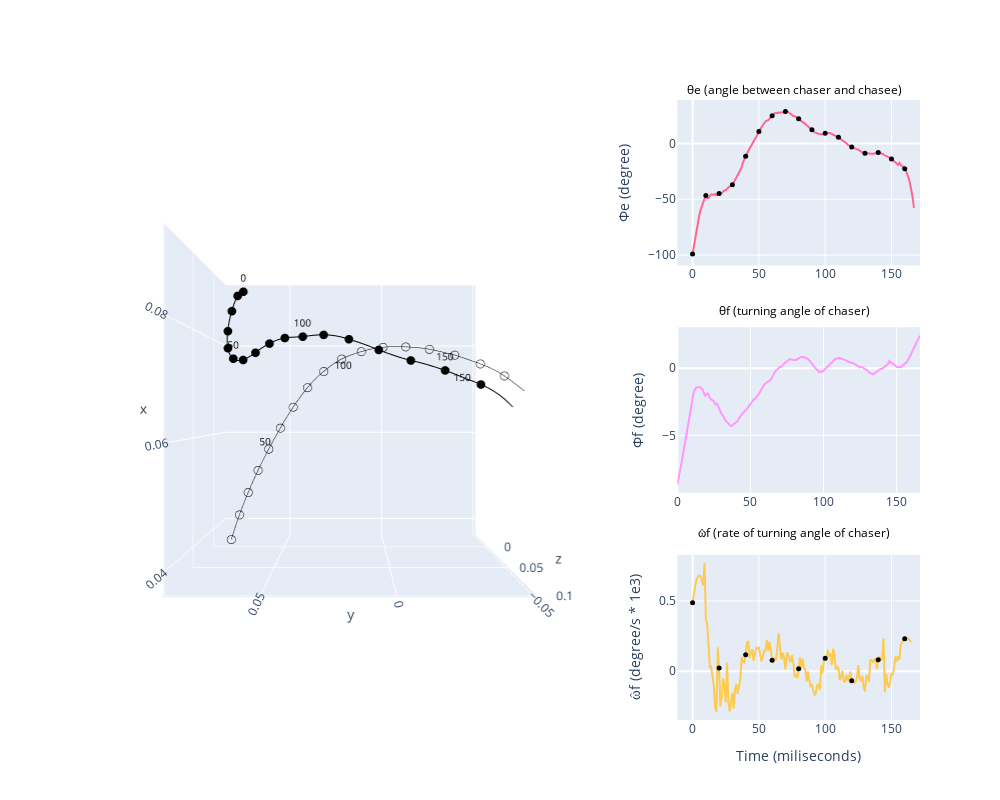

This figure's notebook cell:
### Code cell
fig = make_subplots(
    rows=3, cols=3,
#     subplot_titles=titles,
    specs=[
        [{"type": "scene", "rowspan": 3, "colspan": 2}, None, {"type": "xy"}],
        [None,                        None,              {"type": "xy"}],
        [None,                        None,              {"type": "xy"}]
          ])


################### the 3D chase plot #######################################################################
# 3D line plot to recreate the chase
line_trace_1 = go.Scatter3d(
    x = com_df.chaser_com_x, y = com_df.chaser_com_y, z = com_df.chaser_com_z,
    mode='lines',
    line=dict(color='black'),
    name='Line'
)

line_trace_2 = go.Scatter3d(
    x = com_df.chasee_com_x, y = com_df.chasee_com_y, z = com_df.chasee_com_z,
    mode='lines',
    line=dict(color='black', width=1),
    name='Line'
)

N = len(com_df)-1
# Markers every 10th point

marker_indices = np.arange(0, N, 10)

marker_trace_1 = go.Scatter3d(
    x=com_df.chaser_com_x[marker_indices],
    y=com_df.chaser_com_y[marker_indices],
    z=com_df.chaser_com_z[marker_indices],
    mode='markers',
    marker=dict(
        size=3,
        color='black',
        symbol='circle'
#         ['circle' if i % 2 == 0 else 'circle-open' for i in range(len(marker_indices))],
#         line=dict(width=1, color='black')
    ),
    name='Markers_chaser'
)

marker_trace_2 = go.Scatter3d(
    x=com_df.chasee_com_x[marker_indices],
    y=com_df.chasee_com_y[marker_indices],
    z=com_df.chasee_com_z[marker_indices],
    mode='markers',
    marker=dict(
        size=3,
        color='black',
        symbol='circle-open'
#         ['circle' if i % 2 == 0 else 'circle-open' for i in range(len(marker_indices))],
#         line=dict(width=1, color='black')
    ),
    name='Markers_chasee'
)


# Text labels every 50th point
text_indices = np.arange(0, N, 50)

text_trace_1 = go.Scatter3d(
    x=com_df.chaser_com_x[text_indices],
    y=com_df.chaser_com_y[text_indices],
    z=com_df.chaser_com_z[text_indices],
    mode='text',
    text=[str(i) for i in text_indices],
    textposition='top center',
    textfont=dict(size=10, color='black'),
    name='Labels_chaser'
)

text_trace_2 = go.Scatter3d(
    x=com_df.chasee_com_x[text_indices],
    y=com_df.chasee_com_y[text_indices],
    z=com_df.chasee_com_z[text_indices],
    mode='text',
    text=[str(i) for i in text_indices],
    textposition='bottom left',
    textfont=dict(size=10, color='black'),
    name='Labels_chasee'
)

# Create the figure

# Add all traces to the subplot
fig.add_trace(line_trace_1, row=1, col=1)
fig.add_trace(line_trace_2, row=1, col=1)
fig.add_trace(marker_trace_1, row=1, col=1)
fig.add_trace(marker_trace_2, row=1, col=1)
fig.add_trace(text_trace_1, row=1, col=1)
fig.add_trace(text_trace_2, row=1, col=1)

# Set the camera to view along the z-axis (xy plane)
fig.update_layout(
    scene_camera=dict(
        eye=dict(x=0., y=0., z=2.5)  # Adjust z to control the distance
    ),
    scene=dict(
        aspectmode='cube'  # Keeps the aspect ratio uniform
    )
)

############## add all the chase variables as line plots in second column ###############################
###### 1) angle between the chasee and chaser ##############################################################
marker_trace_theta = go.Scatter(
    x=time_Axis[marker_indices],
    y=chase_df.loc[:,'error_theta'][marker_indices],
    mode='markers',
    marker=dict(
        size=5,
        color='black',
        symbol='circle'
    ),
    name='theta'
)

fig.add_trace(go.Scatter(
    x = time_Axis, y = chase_df.loc[:,'error_theta'],
    mode = 'lines'),
              row = 1, col = 3)
fig.add_trace(marker_trace_theta, row = 1, col = 3)


####### 2) turning angle for the chaser ####################################################################
omega = chase_df.loc[:,'turning_theta'][1:]
omega_smoothed = signal.savgol_filter(omega, 20, 3)


fig.add_trace(go.Scatter(
        x = time_Axis, y = omega_smoothed
        , mode = 'lines'
        ),
             row = 2, col = 3)

######## 3) rate of turning angle for the chaser ############################################################
omega_hat = np.diff(omega_smoothed)

marker_indices = np.arange(0, len(omega_hat), 20)
marker_trace_omega_hat = go.Scatter(
    x=time_Axis[marker_indices], 
    y=omega_hat[marker_indices],
    mode='markers',
    marker=dict(
        size=5,
        color='black',
        symbol='circle'
    ),
    name='omega_hat'
)

fig.add_trace(go.Scatter(
    x = time_Axis, y = omega_hat,
    mode = 'lines'),
              row = 3, col = 3)
fig.add_trace(marker_trace_omega_hat, row = 3, col = 3)

# Add manual annotations for column 3 titles
titles = [
    "θe (angle between chaser and chasee)",
    "θf (turning angle of chaser)",
    "ω̂f (rate of turning angle of chaser)"
]

for i, title in enumerate(titles):
    fig.add_annotation(
        text=title,
        xref="paper",
        yref="paper",
        x=0.85,  # far right (col 3)
        y=1.0 - (i * 1 / 2.8),  # top, middle, bottom
        xanchor="center",
        yanchor="bottom",
        showarrow=False,
        font=dict(size=12, color="black")
    )

# Final layout tweaks
fig.update_layout(
    height=800,
    width=1000,
#     title_text="Custom Titles for Column 3 Subplots",
    showlegend=False
)

fig.update_layout({
    'xaxis3': dict(title='Time (miliseconds)'),
    'yaxis1': dict(title="Φe (degree)"),
    'yaxis2': dict(title="Φf (degree)"), 
    'yaxis3': dict(title="ω̂f (degree/s * 1e3)", showgrid=True)
    })


fig.show()
fig.write_html("../dataFolders/MuscaChasingMusca/Sampled1k_Figures/Chase_relationships_v1/" + name + "theta_visualization.html")
# fig.write_html("../dataFolders/MuscaChasingMusca/Outputs/" + name + "theta_visualization.html")

### Figure 1 — Plotly figure (JSON) as saved in the notebook; plotly's stock layout.template omitted (floating-point values rounded to 4 significant figures; data arrays with more than 128 entries replaced by an {"elided": "..."} marker saying what was removed)
{"data": [{"line": {"color": "black"}, "mode": "lines", "name": "Line", "scene": "scene", "type": "scatter3d", "x": {"elided": "169 float values"}, "y": {"elided": "169 float values"}, "z": {"elided": "169 float values"}}, {"line": {"color": "black", "width": 1}, "mode": "lines", "name": "Line", "scene": "scene", "type": "scatter3d", "x": {"elided": "169 float values"}, "y": {"elided": "169 float values"}, "z": {"elided": "169 float values"}}, {"marker": {"color": "black", "size": 3, "symbol": "circle"}, "mode": "markers", "name": "Markers_chaser", "scene": "scene", "type": "scatter3d", "x": [0.09233, 0.09112, 0.0874, 0.08263, 0.07861, 0.07612, 0.07562, 0.07686, 0.07841, 0.07918, 0.07908, 0.07907, 0.07794, 0.07575, 0.07367, 0.07177, 0.0693], "y": [0.07499, 0.07749, 0.07984, 0.08101, 0.07983, 0.07595, 0.06985, 0.0627, 0.05507, 0.04711, 0.03837, 0.0287, 0.01768, 0.00528, -0.007389, -0.02021, -0.03288], "z": [-0.03265, -0.02886, -0.02417, -0.01822, -0.01112, -0.003631, 0.004415, 0.01289, 0.02156, 0.03017, 0.03879, 0.04727, 0.05548, 0.06314, 0.07118, 0.07972, 0.08806]}, {"marker": {"color": "black", "size": 3, "symbol": "circle-open"}, "mode": "markers", "name": "Markers_chasee", "scene": "scene", "type": "scatter3d", "x": [0.03792, 0.04359, 0.04857, 0.0533, 0.05766, 0.06176, 0.06568, 0.06917, 0.07193, 0.07395, 0.07506, 0.07563, 0.07555, 0.07503, 0.07398, 0.07249, 0.07054], "y": [0.07596, 0.07071, 0.06537, 0.05972, 0.05389, 0.04789, 0.04169, 0.03511, 0.02804, 0.0205, 0.01263, 0.004167, -0.004457, -0.01326, -0.02253, -0.03169, -0.04022], "z": [0.002167, 0.01046, 0.01865, 0.02692, 0.03505, 0.04292, 0.05051, 0.05773, 0.06411, 0.06985, 0.07501, 0.07961, 0.08381, 0.08763, 0.09093, 0.09395, 0.09629]}, {"mode": "text", "name": "Labels_chaser", "scene": "scene", "text": ["0", "50", "100", "150"], "textfont": {"color": "black", "size": 10}, "textposition": "top center", "type": "scatter3d", "x": [0.09233, 0.07612, 0.07908, 0.07177], "y": [0.07499, 0.07595, 0.03837, -0.02021], "z": [-0.03265, -0.003631, 0.03879, 0.07972]}, {"mode": "text", "name": "Labels_chasee", "scene": "scene", "text": ["0", "50", "100", "150"], "textfont": {"color": "black", "size": 10}, "textposition": "bottom left", "type": "scatter3d", "x": [0.03792, 0.06176, 0.07506, 0.07249], "y": [0.07596, 0.04789, 0.01263, -0.03169], "z": [0.002167, 0.04292, 0.07501, 0.09395]}, {"mode": "lines", "type": "scatter", "x": {"elided": "168 int values"}, "xaxis": "x", "y": {"elided": "168 float values"}, "yaxis": "y"}, {"marker": {"color": "black", "size": 5, "symbol": "circle"}, "mode": "markers", "name": "theta", "type": "scatter", "x": [0, 10, 20, 30, 40, 50, 60, 70, 80, 90, 100, 110, 120, 130, 140, 150, 160], "xaxis": "x", "y": [-98.97, -46.7, -44.75, -37.06, -11.49, 10.68, 24.77, 28.67, 22.03, 12.29, 9.143, 5.497, -3.145, -8.807, -8.219, -13.95, -22.7], "yaxis": "y"}, {"mode": "lines", "type": "scatter", "x": {"elided": "168 int values"}, "xaxis": "x2", "y": {"elided": "167 float values"}, "yaxis": "y2"}, {"mode": "lines", "type": "scatter", "x": {"elided": "168 int values"}, "xaxis": "x3", "y": {"elided": "166 float values"}, "yaxis": "y3"}, {"marker": {"color": "black", "size": 5, "symbol": "circle"}, "mode": "markers", "name": "omega_hat", "type": "scatter", "x": [0, 20, 40, 60, 80, 100, 120, 140, 160], "xaxis": "x3", "y": [0.4878, 0.02287, 0.1174, 0.07788, 0.01838, 0.09216, -0.06691, 0.08153, 0.2308], "yaxis": "y3"}], "layout": {"annotations": [{"font": {"color": "black", "size": 12}, "showarrow": false, "text": "θe (angle between chaser and chasee)", "x": 0.85, "xanchor": "center", "xref": "paper", "y": 1, "yanchor": "bottom", "yref": "paper"}, {"font": {"color": "black", "size": 12}, "showarrow": false, "text": "θf (turning angle of chaser)", "x": 0.85, "xanchor": "center", "xref": "paper", "y": 0.6429, "yanchor": "bottom", "yref": "paper"}, {"font": {"color": "black", "size": 12}, "showarrow": false, "text": "ω̂f (rate of turning angle of chaser)", "x": 0.85, "xanchor": "center", "xref": "paper", "y": 0.2857, "yanchor": "bottom", "yref": "paper"}], "height": 800, "scene": {"aspectmode": "cube", "camera": {"eye": {"x": 0, "y": 0, "z": 2.5}}, "domain": {"x": [0, 0.6444], "y": [0, 1]}}, "showlegend": false, "width": 1000, "xaxis": {"anchor": "y", "domain": [0.7111, 1]}, "xaxis2": {"anchor": "y2", "domain": [0.7111, 1]}, "xaxis3": {"anchor": "y3", "domain": [0.7111, 1], "title": {"text": "Time (miliseconds)"}}, "yaxis": {"anchor": "x", "domain": [0.7333, 1], "title": {"text": "Φe (degree)"}}, "yaxis2": {"anchor": "x2", "domain": [0.3667, 0.6333], "title": {"text": "Φf (degree)"}}, "yaxis3": {"anchor": "x3", "domain": [0, 0.2667], "showgrid": true, "title": {"text": "ω̂f (degree/s * 1e3)"}}}}
